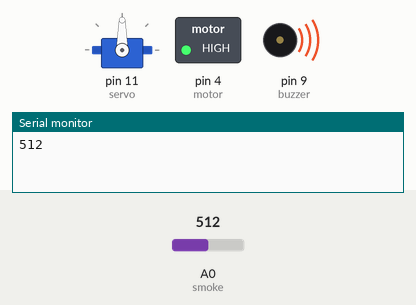
The sketch below on a simulated Arduino Uno, built with avr-gcc and run on an emulated ATmega328P. On the bench: servo, switched loads named in the sketch (green lamp = pin HIGH), buzzer (waves = sounding), the last lines printed to the serial monitor. The inputs (shaded band) are chosen by the test bench; at power-on: A0 (smoke) = 512.

Above: at 8.8 s.
8.9 s: A0 (smoke) set to 69
At 16.06 s:
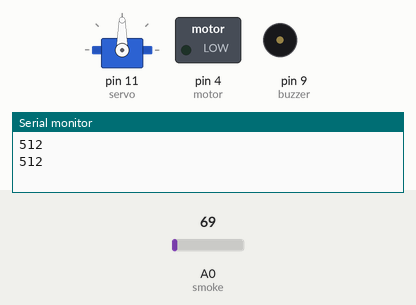
17.6 s: A0 (smoke) set to 58
At 19.5 s:
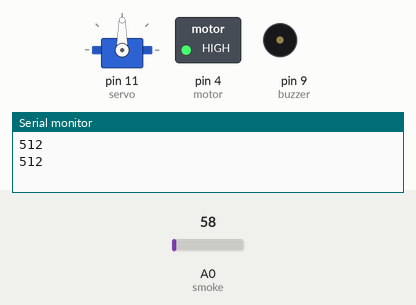
At 25.5 s:
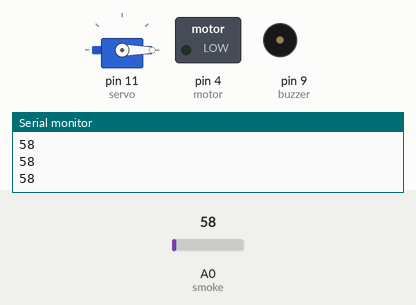
Timing chart, 0 to 27.0 s (numbered marks = the images above; inputs shaded):
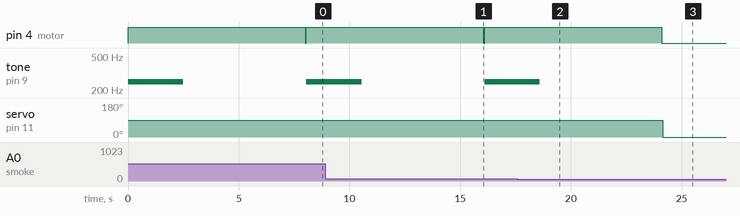

Measured:
- the behaviour switches between 65 and 64 on A0 (smoke) (found by bisection; images 1 and 2)
- after the input at 17.6 s, pin 4 (motor): goes on until 24.1 s, then stays LOW; tone on pin 9 (buzzer): goes on until 18.6 s, then stays silent; servo on pin 11 (servo): 90° → 0° after 6.6 s

The sketch:

bp2_15.ino
```cpp
#include <Servo.h>
Servo servo;
int smoke=A0;
int buzzer=9;
int motor=4;
int sensorthreshold=65;
void setup() {
pinMode(buzzer,OUTPUT);
pinMode(motor,OUTPUT);
pinMode(smoke,INPUT);
servo.attach(11);
Serial.begin(9600);

}

void loop() {
int sensordeger=analogRead(smoke);
if(sensordeger>=sensorthreshold)
{
  servo.write(90);
  digitalWrite(motor,HIGH);
  tone(buzzer,250,2500);
  delay(8000);
  digitalWrite(motor,LOW);
}
else
{
  servo.write(0);
  noTone(buzzer);
}
Serial.println(sensordeger);
delay(50);
}
```
